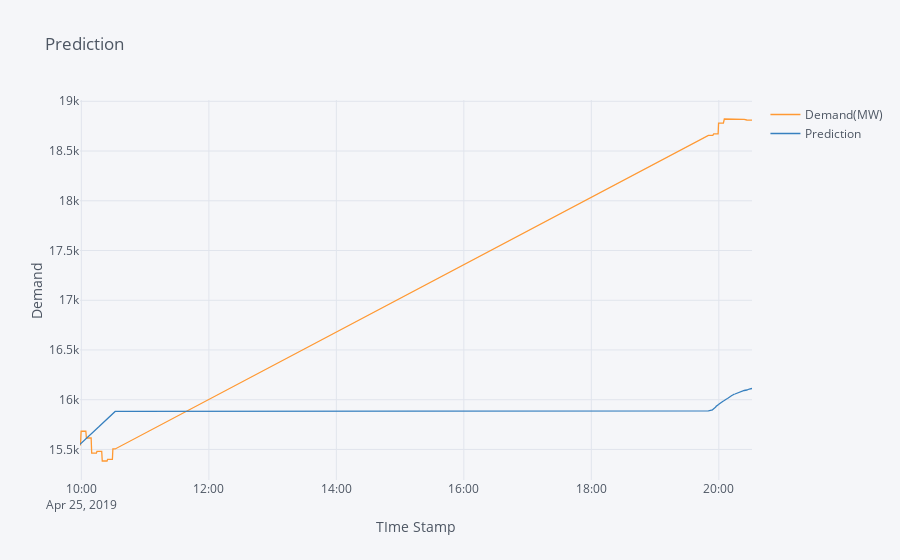

Notebook code for this chart:
### Code cell
# create a comparison dataframe
future_forecast = pd.DataFrame(future_forecast,index = valid.index,columns=['Prediction'])
train_forecast = pd.DataFrame(train_forecast,index = train.index,columns=['Prediction'])
pd.concat([valid,future_forecast],axis=1).iplot(title="Prediction",xTitle='TIme Stamp',yTitle='Demand')
